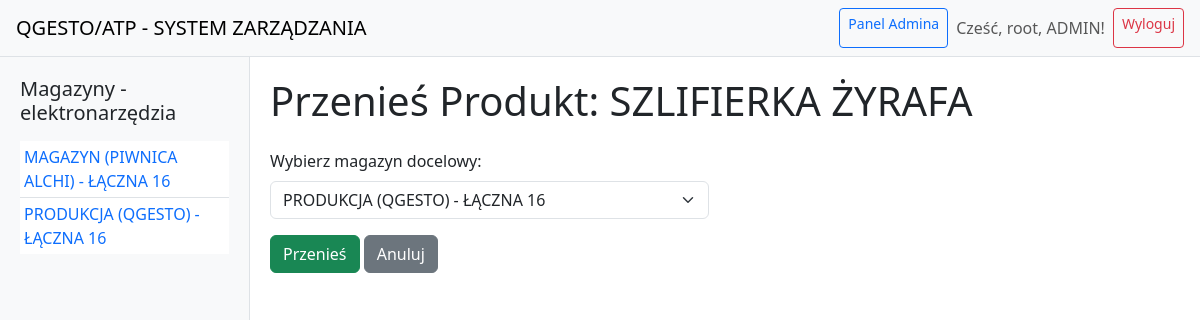
The page /przenies_produkt/2 (signed in) on the database its author committed.
### app.py (models this page shows)
class Magazyn(db.Model):
    id = db.Column(db.Integer, primary_key=True)
    nazwa = db.Column(db.String(100), nullable=False, unique=True)
    produkty = db.relationship('Produkt', backref='magazyn', lazy=True)

class Produkt(db.Model):
    id = db.Column(db.Integer, primary_key=True)
    nazwa = db.Column(db.String(100), nullable=False)
    ilosc = db.Column(db.Integer, nullable=False)
    magazyn_id = db.Column(db.Integer, db.ForeignKey('magazyn.id'), nullable=False)
    obrazek = db.Column(db.String(200), nullable=True)
    numer_seryjny = db.Column(db.String(100), nullable=True)
    model = db.Column(db.String(100), nullable=True)
    uwagi = db.Column(db.Text, nullable=True)
    stan_techniczny = db.Column(db.String(100), nullable=True)

### app.py (the view, shortened to what this page needs)
@app.route('/przenies_produkt/<int:produkt_id>', methods=['GET', 'POST'])
def przenies_produkt(produkt_id):
    if 'user_id' not in session or session.get('grupa') != 3:
        flash('Brak uprawnień do przenoszenia produktów!', 'danger')
        return redirect(url_for('index'))
    produkt = Produkt.query.get_or_404(produkt_id)
    magazyny = Magazyn.query.all()  # lista dostępnych magazynów
    return render_template('przenies_produkt.html', produkt=produkt, magazyny=magazyny)

### app.py (called while the page is built)
@app.context_processor
def inject_magazyny():
    magazyny_all = Magazyn.query.all()
    return {'magazyny_sidebar': magazyny_all}

### templates/przenies_produkt.html (shortened to what this page needs)
{% extends "base.html" %}
{% block content %}
<h1 class="mb-4">Przenieś Produkt: {{ produkt.nazwa }}</h1>
<form action="" method="post" class="row g-3 w-50">
    <div class="col-md-12">
        <label for="magazyn_id" class="form-label">Wybierz magazyn docelowy:</label>
        <select id="magazyn_id" name="magazyn_id" class="form-select">
            {% for mag in magazyny %}
            <option value="{{ mag.id }}" {% if mag.id == produkt.magazyn_id %}disabled{% endif %}>{{ mag.nazwa }}</option>
            {% endfor %}
        </select>
    </div>
    <div class="col-12 mt-3">
        <button type="submit" class="btn btn-success">Przenieś</button>
        <a href="{{ url_for('magazyn', magazyn_id=produkt.magazyn_id) }}" class="btn btn-secondary">Anuluj</a>
    </div>
</form>
{% endblock %}

### templates/base.html (shortened to what this page needs)
<!DOCTYPE html>
<html lang="en">
<head>
    <link href="https://cdn.jsdelivr.net/npm/bootstrap@5.3.0/dist/css/bootstrap.min.css" rel="stylesheet"/>
</head>
<body>
<nav class="navbar navbar-light bg-light px-3">
    <a class="navbar-brand" href="{{ url_for('index') }}">QGESTO/ATP - SYSTEM ZARZĄDZANIA</a>
    <div class="d-flex">
        {% if session.get('user_id') %}
            {% if session.get('username') == 'root' and session.get('grupa') == 3 %}
                <a href="{{ url_for('panel_admina') }}" class="btn btn-sm btn-outline-primary me-2">Panel Admina</a>
            {% endif %}
            <span class="navbar-text me-2">Cześć, {{ session.get('username') }}{% if session.get('stanowisko') %}, {{ session.get('stanowisko') }}{% endif %}!</span>
            <a href="{{ url_for('logout') }}" class="btn btn-sm btn-outline-danger" onclick="return confirm('Czy na pewno chcesz się wylogować?')">Wyloguj</a>
        {% else %}
            <a href="{{ url_for('login') }}" class="btn btn-sm btn-outline-success">Zaloguj</a>
        {% endif %}
    </div>
</nav>
<div class="layout">
    <aside class="sidebar">
        <h5 class="mb-3">Magazyny - elektronarzędzia</h5>
        {% if magazyny_sidebar and magazyny_sidebar|length > 0 %}
        <ul class="list-group list-group-flush">
            {% for mag in magazyny_sidebar %}
            <li class="list-group-item p-1"><a href="{{ url_for('magazyn', magazyn_id=mag.id) }}" class="text-decoration-none">{{ mag.nazwa }}</a></li>
            {% endfor %}
        </ul>
        {% else %}
        <p>Brak magazynów</p>
        {% endif %}
    </aside>
    <div class="container-fluid-main">
        {% block content %}{% endblock %}
    </div>
</div>
</body>
</html>

### templates/base.html (style rules this page uses)
body, html { height: 100%; margin: 0; }
.layout { display: flex; height: 100vh; overflow: hidden; }
.sidebar { width: 250px; background: #f8f9fa; padding: 20px; border-right: 1px solid #dee2e6; }
.container-fluid-main { flex: 1; overflow: auto; padding: 20px; }
.navbar { border-bottom: 1px solid #dee2e6; }

### rows shown on the page
Magazyn: nazwa "MAGAZYN (PIWNICA ALCHI) - ŁĄCZNA 16"
Magazyn: nazwa "PRODUKCJA (QGESTO) - ŁĄCZNA 16"
Produkt: nazwa "SZLIFIERKA ŻYRAFA"

### other values the page prints
{{ session.get('username') }} "root"
{{ session.get('stanowisko') }} "ADMIN"
form field magazyn_id "PRODUKCJA (QGESTO) - ŁĄCZNA 16"
